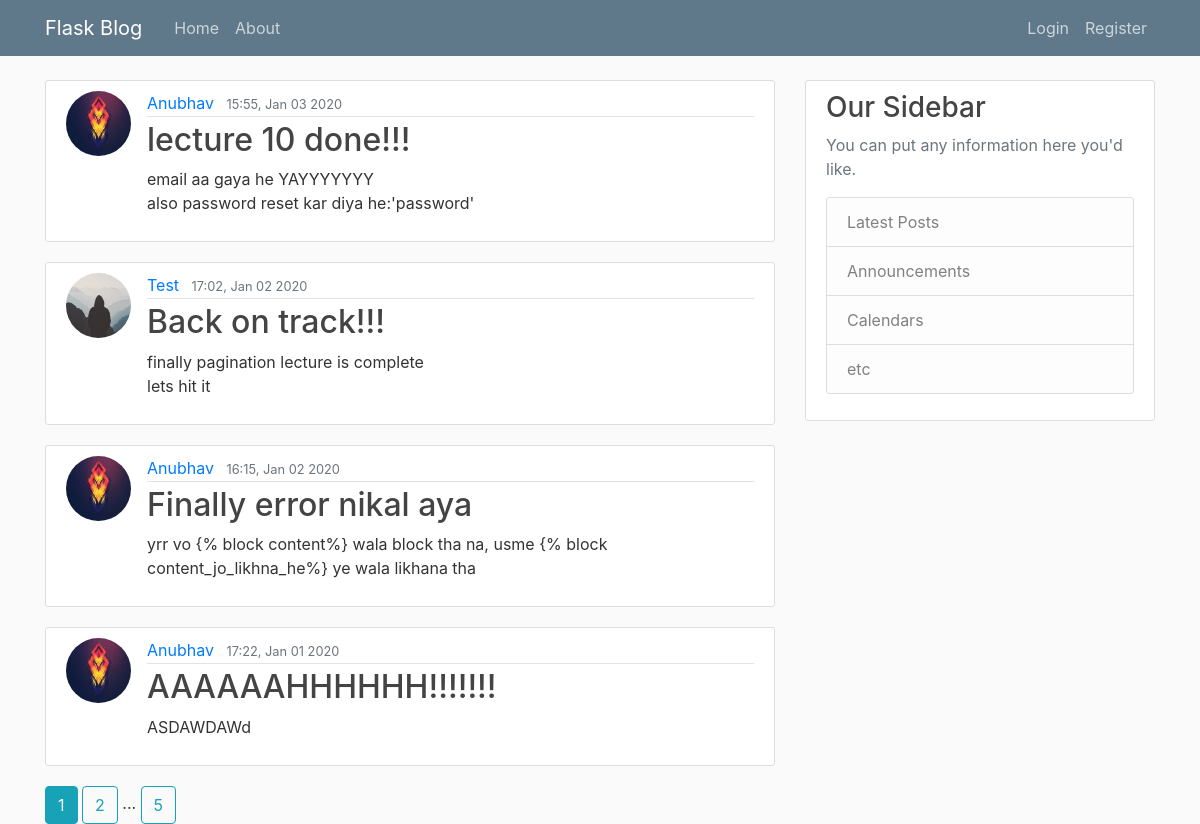
Page /home on the earlier database version.
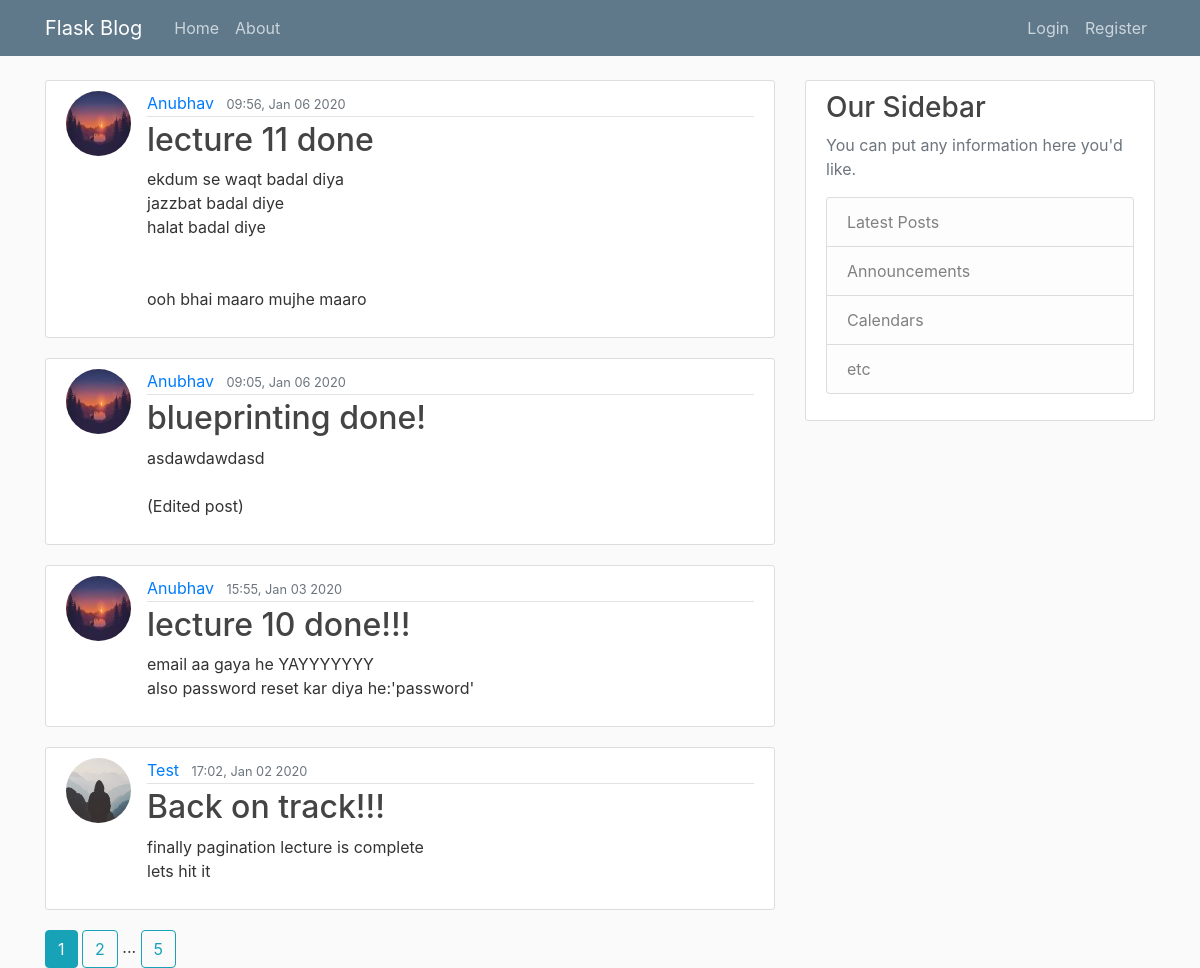
Same page on the later database version.
### first_flask/models.py (models this page shows, shortened)
class Post(db.Model):
	id= db.Column(db.Integer, primary_key=True)
	title=db.Column(db.String(100), nullable=False)
	content=db.Column(db.Text, nullable=False)
	date_posted=db.Column(db.DateTime, nullable=False, default=datetime.utcnow)			#utcnow ke aage () nahi lagaye, here the whole func. is passed as argument
	user_id=db.Column(db.Integer, db.ForeignKey('user.id'), nullable=False)

class User(db.Model, UserMixin):												#Model classes bana rahe he for db
	id= db.Column(db.Integer, primary_key=True)
	username=db.Column(db.String(24), nullable=False, unique=True)
	email=db.Column(db.String(120), nullable=False, unique=True)
	password=db.Column(db.String(60),nullable=False)								#string size is 60 bcz ye hash me convert hogi aage
	image_file=db.Column(db.String(20), nullable=False, default='default.jpg')		#same image bhi hash hogi
	posts=db.relationship('Post', backref='author', lazy=True)						#its a relationship not a column, no idea about lazy=True

### first_flask/main/routes.py (the view)
@main.route("/")
@main.route("/home")
def home():
	page=request.args.get('page', 1, type=int)			#returns current page, default vale, type check constraint->int
	posts=Post.query.order_by(Post.date_posted.desc()).paginate(page=page, per_page=4)
	return render_template("Home.html", posts=posts)

### first_flask/templates/Home.html
{%extends "layout.html"%}
{%block content_jo_likna_he%}
	{% for post in posts.items%}
		<article class="media content-section">
			<img class="rounded-circle article-img" src="{{url_for('static', filename='profile_pics/'+ post.author.image_file) }}">
		  <div class="media-body">
		    <div class="article-metadata">
		      <a class="mr-2" href="{{url_for('users.user_posts', username=post.author.username)}}">{{ post.author.username }}</a>
		      <small class="text-muted">{{ post.date_posted.strftime('%H:%M, %b %d %Y') }}</small>
		    </div>
		    <h2><a class="article-title" href="{{url_for('posts.post', post_id=post.id)}}">{{ post.title }}</a></h2>
		    <p class="article-content">{{ post.content }}</p>
		  </div>
		</article>
	{%endfor%}
	{% for page_num in posts.iter_pages(left_edge=1, right_edge=1, left_current=1, right_current=2) %}
		{%if page_num %}
			{%if posts.page==page_num %}
				<a class="btn btn-info mb=4" href="{{ url_for('main.home',page=page_num) }}">{{ page_num }}</a>
			{%else%}
				<a class="btn btn-outline-info mb=4" href="{{url_for('main.home',page=page_num) }}">{{ page_num }}</a>
			{%endif%}
		{%else%}
			...
		{%endif%}
	{%endfor%}
{% endblock content_jo_likna_he%}

### first_flask/templates/layout.html (shortened to what this page needs)
<!DOCTYPE html>
<html>
  <head>
    <link rel="stylesheet" href="https://stackpath.bootstrapcdn.com/bootstrap/4.3.1/css/bootstrap.min.css">
    <link rel="stylesheet" type="text/css" href="{{ url_for('static', filename='main.css') }}">
  </head>
  <body>
  	<header class="site-header">
	  <nav class="navbar navbar-expand-md navbar-dark bg-steel fixed-top">
	    <div class="container">
	      <a class="navbar-brand mr-4" href="/">Flask Blog</a>
	      <div class="collapse navbar-collapse" id="navbarToggle">
	        <div class="navbar-nav mr-auto">
	          <a class="nav-item nav-link" href="{{ url_for('main.home') }}">Home</a>
	          <a class="nav-item nav-link" href="{{ url_for('main.about') }}">About</a>
	        </div>
	        <div class="navbar-nav">
	        	{% if current_user.is_authenticated %}
	        		<a class="nav-item nav-link" href="{{ url_for('posts.new_post') }}">New Post</a>
	        		<a class="nav-item nav-link" href="{{ url_for('users.account') }}">Account</a>
	        		<a class="nav-item nav-link" href="{{ url_for('users.logout') }}">LogOut</a>
	        	{% else %}
	        		<a class="nav-item nav-link" href="{{ url_for('users.login') }}">Login</a>
	          		<a class="nav-item nav-link" href="{{ url_for('users.register') }}">Register</a>
	          	{% endif %}
	        </div>
	      </div>
	    </div>
	  </nav>
	</header>
  	<main role="main" class="container">
	  <div class="row">
	    <div class="col-md-8">
	      	{%block content_jo_likna_he%}
	      	{%endblock%}
	    </div>
	    <div class="col-md-4">
	      <div class="content-section">
	        <h3>Our Sidebar</h3>
	        <p class='text-muted'>You can put any information here you'd like.
	          <ul class="list-group">
	            <li class="list-group-item list-group-item-light">Latest Posts</li>
	            <li class="list-group-item list-group-item-light">Announcements</li>
	            <li class="list-group-item list-group-item-light">Calendars</li>
	            <li class="list-group-item list-group-item-light">etc</li>
	          </ul>
	        </p>
	      </div>
	    </div>
	  </div>
	</main>
  </body>
</html>

### first_flask/static/main.css (style rules this page uses)
body { background: #fafafa; color: #333333; margin-top: 5rem; }
h1, h2, h3, h4, h5, h6 { color: #444444; }
.bg-steel { background-color: #5f788a; }
.site-header .navbar-nav .nav-link { color: #cbd5db; }
.content-section { background: #ffffff; padding: 10px 20px; border: 1px solid #dddddd; border-radius: 3px; margin-bottom: 20px; }
.article-title { color: #444444; }
.article-content { white-space: pre-line; }
.article-img { height: 65px; width: 65px; margin-right: 16px; }
.article-metadata { padding-bottom: 1px; margin-bottom: 4px; border-bottom: 1px solid #e3e3e3 }

Differences in the rows shown:
no longer on this page (row unchanged): Post: image_file (picture), author.username "Anubhav", date_posted "16:15, Jan 02 2020", title "Finally error nikal aya", content "yrr vo {% block content%} wala block tha na, usme {% block content_jo_likhna_he%} ye wala likhana tha"
no longer on this page (row unchanged): Post: image_file (picture), author.username "Anubhav", date_posted "17:22, Jan 01 2020", title "AAAAAAHHHHHH!!!!!!!", content "ASDAWDAWd"
added Post: image_file (picture), author.username "Anubhav", date_posted "09:56, Jan 06 2020", title "lecture 11 done", content "ekdum se waqt badal diya jazzbat badal diye halat badal diye ooh bhai maaro mujhe maaro"
added Post: image_file (picture), author.username "Anubhav", date_posted "09:05, Jan 06 2020", title "blueprinting done!", content "asdawdawdasd (Edited post)"
changed through a linked row, Post "lecture 10 done!!!": image_file: a different picture
